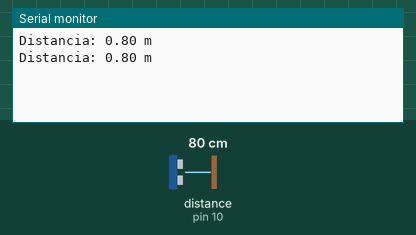
A sketch run on a simulated Arduino Uno, built with avr-gcc and run on an emulated ATmega328P. Shown: the last lines printed to the serial monitor. Wiring (inferred from the names in the program): ultrasonic range finder: trigger pin 9; echo pin 10. The inputs (shaded band) are chosen by the test bench; at power-on: distance to the obstacle (sensor on pin 10) 80 cm. The echo pulse lasts 58.3 µs per cm.

Above: at 1.8 s.
1.9 s: distance to the obstacle (sensor on pin 10) set to 2 cm
At 2.4 s:
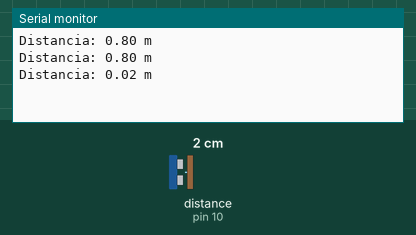
3.4 s: distance to the obstacle (sensor on pin 10) set to 4 cm
At 4.8 s:
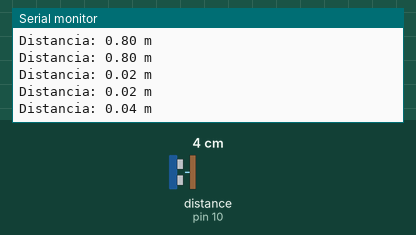
Timing chart, 0 to 6.4 s (numbered marks = the images above; inputs shaded):
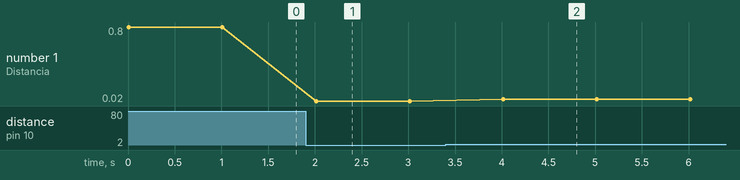

Measured:
- after the input at 1.9 s, the serial monitor: prints a new line after 0.11 s (image 1)
- after the input at 3.4 s, the serial monitor: prints a new line after 0.61 s (image 2)
- plotted number 1: 0.8 → 0.02 after the input at 1.9 s, 0.02 → 0.04 after the input at 3.4 s

The sketch:

distancia_ultrasonid.ino
```cpp
// Definir pines del sensor
const int trigPin = 9;  // Pin de salida del pulso ultrasónico
const int echoPin = 10; // Pin de entrada para medir la duración del pulso

void setup() {
  Serial.begin(9600);  // Iniciar comunicación serial
  pinMode(trigPin, OUTPUT);
  pinMode(echoPin, INPUT);
}

void loop() {
  // Generar pulso ultrasónico
  digitalWrite(trigPin, LOW);
  delayMicroseconds(2);
  digitalWrite(trigPin, HIGH);
  delayMicroseconds(10);
  digitalWrite(trigPin, LOW);

  // Medir la duración del pulso de eco
  unsigned long duration = pulseIn(echoPin, HIGH);

  // Calcular la distancia en milímetros
  // La velocidad del sonido es de aproximadamente 343 metros por segundo
  // La distancia se calcula dividiendo la duración por 2 y multiplicando por la velocidad del sonido
   float distanceCM = duration * 0.000343 / 2;

  // Imprimir la distancia en la consola
  Serial.print("Distancia: ");
  Serial.print(distanceCM);
  Serial.println(" m");

  delay(1000);  // Esperar un segundo antes de realizar la siguiente medición
}
```
